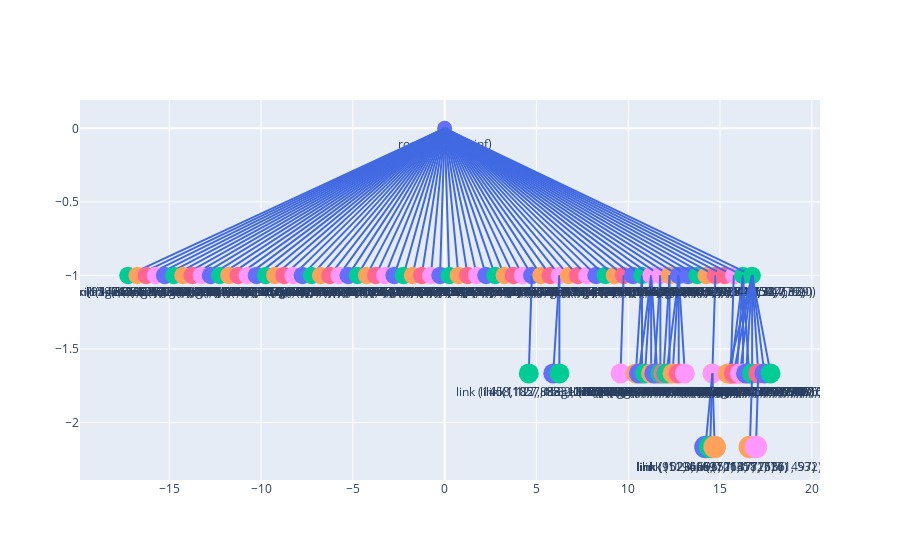

Notebook cell for this chart:
### Code cell
def add_node_trace(go_fig, parent, x=0, y=0, level=1):
    go_fig.add_trace(go.Scatter(x=[x], y=[y],
                                text=[str(parent)],
                                mode='markers+text',
                                textposition="bottom center",
                                marker=dict(size=10 + level * 5)))
    i = 0
    n = len(parent.children)
    for child in parent.children:
        child_x = x + (i - n/2) * (0.5/level)
        child_y = y - 1 / level
        go_fig.add_trace(go.Scatter(x=[x, child_x], y=[y, child_y], mode='lines',
                                    line=dict(color='royalblue', width=2)))
        add_node_trace(go_fig, child, x=child_x, y=child_y, level=level+0.5)
        i += 1

fig = go.Figure()
add_node_trace(fig, root)
fig.update_layout(showlegend=False)
fig.show()

### Figure 1 — Plotly figure (JSON) as saved in the notebook; plotly's stock layout.template omitted (floating-point values rounded to 4 significant figures)
{"data": [{"marker": {"size": 15}, "mode": "markers+text", "text": ["root (0, 0, inf, inf)"], "textposition": "bottom center", "type": "scatter", "x": [0], "y": [0]}, {"line": {"color": "royalblue", "width": 2}, "mode": "lines", "type": "scatter", "x": [0, -17.25], "y": [0, -1]}, {"marker": {"size": 17.5}, "mode": "markers+text", "text": ["link (91, 760, 127, 778)"], "textposition": "bottom center", "type": "scatter", "x": [-17.25], "y": [-1]}, {"line": {"color": "royalblue", "width": 2}, "mode": "lines", "type": "scatter", "x": [0, -16.75], "y": [0, -1]}, {"marker": {"size": 17.5}, "mode": "markers+text", "text": ["link (1596, 242, 1627, 265)"], "textposition": "bottom center", "type": "scatter", "x": [-16.75], "y": [-1]}, {"line": {"color": "royalblue", "width": 2}, "mode": "lines", "type": "scatter", "x": [0, -16.25], "y": [0, -1]}, {"marker": {"size": 17.5}, "mode": "markers+text", "text": ["link (1466, 882, 1504, 901)"], "textposition": "bottom center", "type": "scatter", "x": [-16.25], "y": [-1]}, {"line": {"color": "royalblue", "width": 2}, "mode": "lines", "type": "scatter", "x": [0, -15.75], "y": [0, -1]}, {"marker": {"size": 17.5}, "mode": "markers+text", "text": ["link (805, 690, 847, 708)"], "textposition": "bottom center", "type": "scatter", "x": [-15.75], "y": [-1]}, {"line": {"color": "royalblue", "width": 2}, "mode": "lines", "type": "scatter", "x": [0, -15.25], "y": [0, -1]}, {"marker": {"size": 17.5}, "mode": "markers+text", "text": ["image (1597, 334, 1628, 361)"], "textposition": "bottom center", "type": "scatter", "x": [-15.25], "y": [-1]}, {"line": {"color": "royalblue", "width": 2}, "mode": "lines", "type": "scatter", "x": [0, -14.75], "y": [0, -1]}, {"marker": {"size": 17.5}, "mode": "markers+text", "text": ["link (178, 133, 209, 163)"], "textposition": "bottom center", "type": "scatter", "x": [-14.75], "y": [-1]}, {"line": {"color": "royalblue", "width": 2}, "mode": "lines", "type": "scatter", "x": [0, -14.25], "y": [0, -1]}, {"marker": {"size": 17.5}, "mode": "markers+text", "text": ["link (763, 795, 813, 814)"], "textposition": "bottom center", "type": "scatter", "x": [-14.25], "y": [-1]}, {"line": {"color": "royalblue", "width": 2}, "mode": "lines", "type": "scatter", "x": [0, -13.75], "y": [0, -1]}, {"marker": {"size": 17.5}, "mode": "markers+text", "text": ["link (933, 514, 981, 534)"], "textposition": "bottom center", "type": "scatter", "x": [-13.75], "y": [-1]}, {"line": {"color": "royalblue", "width": 2}, "mode": "lines", "type": "scatter", "x": [0, -13.25], "y": [0, -1]}, {"marker": {"size": 17.5}, "mode": "markers+text", "text": ["image (1593, 287, 1628, 320)"], "textposition": "bottom center", "type": "scatter", "x": [-13.25], "y": [-1]}, {"line": {"color": "royalblue", "width": 2}, "mode": "lines", "type": "scatter", "x": [0, -12.75], "y": [0, -1]}, {"marker": {"size": 17.5}, "mode": "markers+text", "text": ["link (1594, 429, 1645, 452)"], "textposition": "bottom center", "type": "scatter", "x": [-12.75], "y": [-1]}, {"line": {"color": "royalblue", "width": 2}, "mode": "lines", "type": "scatter", "x": [0, -12.25], "y": [0, -1]}, {"marker": {"size": 17.5}, "mode": "markers+text", "text": ["link (534, 796, 596, 815)"], "textposition": "bottom center", "type": "scatter", "x": [-12.25], "y": [-1]}, {"line": {"color": "royalblue", "width": 2}, "mode": "lines", "type": "scatter", "x": [0, -11.75], "y": [0, -1]}, {"marker": {"size": 17.5}, "mode": "markers+text", "text": ["image (1590, 374, 1627, 408)"], "textposition": "bottom center", "type": "scatter", "x": [-11.75], "y": [-1]}, {"line": {"color": "royalblue", "width": 2}, "mode": "lines", "type": "scatter", "x": [0, -11.25], "y": [0, -1]}, {"marker": {"size": 17.5}, "mode": "markers+text", "text": ["link (1734, 31, 1787, 55)"], "textposition": "bottom center", "type": "scatter", "x": [-11.25], "y": [-1]}, {"line": {"color": "royalblue", "width": 2}, "mode": "lines", "type": "scatter", "x": [0, -10.75], "y": [0, -1]}, {"marker": {"size": 17.5}, "mode": "markers+text", "text": ["link (647, 796, 722, 814)"], "textposition": "bottom center", "type": "scatter", "x": [-10.75], "y": [-1]}, {"line": {"color": "royalblue", "width": 2}, "mode": "lines", "type": "scatter", "x": [0, -10.25], "y": [0, -1]}, {"marker": {"size": 17.5}, "mode": "markers+text", "text": ["image (1588, 516, 1627, 552)"], "textposition": "bottom center", "type": "scatter", "x": [-10.25], "y": [-1]}, {"line": {"color": "royalblue", "width": 2}, "mode": "lines", "type": "scatter", "x": [0, -9.75], "y": [0, -1]}, {"marker": {"size": 17.5}, "mode": "markers+text", "text": ["link (448, 796, 524, 815)"], "textposition": "bottom center", "type": "scatter", "x": [-9.75], "y": [-1]}, {"line": {"color": "royalblue", "width": 2}, "mode": "lines", "type": "scatter", "x": [0, -9.25], "y": [0, -1]}, {"marker": {"size": 17.5}, "mode": "markers+text", "text": ["link (557, 759, 634, 778)"], "textposition": "bottom center", "type": "scatter", "x": [-9.25], "y": [-1]}, {"line": {"color": "royalblue", "width": 2}, "mode": "lines", "type": "scatter", "x": [0, -8.75], "y": [0, -1]}, {"marker": {"size": 17.5}, "mode": "markers+text", "text": ["link (336, 724, 418, 743)"], "textposition": "bottom center", "type": "scatter", "x": [-8.75], "y": [-1]}, {"line": {"color": "royalblue", "width": 2}, "mode": "lines", "type": "scatter", "x": [0, -8.25], "y": [0, -1]}, {"marker": {"size": 17.5}, "mode": "markers+text", "text": ["label (53, 23, 94, 61)"], "textposition": "bottom center", "type": "scatter", "x": [-8.25], "y": [-1]}, {"line": {"color": "royalblue", "width": 2}, "mode": "lines", "type": "scatter", "x": [0, -7.75], "y": [0, -1]}, {"marker": {"size": 17.5}, "mode": "markers+text", "text": ["link (1619, 290, 1679, 316)"], "textposition": "bottom center", "type": "scatter", "x": [-7.75], "y": [-1]}, {"line": {"color": "royalblue", "width": 2}, "mode": "lines", "type": "scatter", "x": [0, -7.25], "y": [0, -1]}, {"marker": {"size": 17.5}, "mode": "markers+text", "text": ["link (73, 829, 144, 851)"], "textposition": "bottom center", "type": "scatter", "x": [-7.25], "y": [-1]}, {"line": {"color": "royalblue", "width": 2}, "mode": "lines", "type": "scatter", "x": [0, -6.75], "y": [0, -1]}, {"marker": {"size": 17.5}, "mode": "markers+text", "text": ["link (1243, 513, 1316, 535)"], "textposition": "bottom center", "type": "scatter", "x": [-6.75], "y": [-1]}, {"line": {"color": "royalblue", "width": 2}, "mode": "lines", "type": "scatter", "x": [0, -6.25], "y": [0, -1]}, {"marker": {"size": 17.5}, "mode": "markers+text", "text": ["link (687, 759, 774, 778)"], "textposition": "bottom center", "type": "scatter", "x": [-6.25], "y": [-1]}, {"line": {"color": "royalblue", "width": 2}, "mode": "lines", "type": "scatter", "x": [0, -5.75], "y": [0, -1]}, {"marker": {"size": 17.5}, "mode": "markers+text", "text": ["image (1617, 521, 1676, 550)"], "textposition": "bottom center", "type": "scatter", "x": [-5.75], "y": [-1]}, {"line": {"color": "royalblue", "width": 2}, "mode": "lines", "type": "scatter", "x": [0, -5.25], "y": [0, -1]}, {"marker": {"size": 17.5}, "mode": "markers+text", "text": ["link (680, 654, 766, 674)"], "textposition": "bottom center", "type": "scatter", "x": [-5.25], "y": [-1]}, {"line": {"color": "royalblue", "width": 2}, "mode": "lines", "type": "scatter", "x": [0, -4.75], "y": [0, -1]}, {"marker": {"size": 17.5}, "mode": "markers+text", "text": ["link (1027, 442, 1109, 463)"], "textposition": "bottom center", "type": "scatter", "x": [-4.75], "y": [-1]}, {"line": {"color": "royalblue", "width": 2}, "mode": "lines", "type": "scatter", "x": [0, -4.25], "y": [0, -1]}, {"marker": {"size": 17.5}, "mode": "markers+text", "text": ["link (204, 796, 301, 814)"], "textposition": "bottom center", "type": "scatter", "x": [-4.25], "y": [-1]}, {"line": {"color": "royalblue", "width": 2}, "mode": "lines", "type": "scatter", "x": [0, -3.75], "y": [0, -1]}, {"marker": {"size": 17.5}, "mode": "markers+text", "text": ["link (112, 128, 157, 168)"], "textposition": "bottom center", "type": "scatter", "x": [-3.75], "y": [-1]}, {"line": {"color": "royalblue", "width": 2}, "mode": "lines", "type": "scatter", "x": [0, -3.25], "y": [0, -1]}, {"marker": {"size": 17.5}, "mode": "markers+text", "text": ["link (290, 864, 391, 883)"], "textposition": "bottom center", "type": "scatter", "x": [-3.25], "y": [-1]}, {"line": {"color": "royalblue", "width": 2}, "mode": "lines", "type": "scatter", "x": [0, -2.75], "y": [0, -1]}, {"marker": {"size": 17.5}, "mode": "markers+text", "text": ["label (1796, 21, 1842, 63)"], "textposition": "bottom center", "type": "scatter", "x": [-2.75], "y": [-1]}, {"line": {"color": "royalblue", "width": 2}, "mode": "lines", "type": "scatter", "x": [0, -2.25], "y": [0, -1]}, {"marker": {"size": 17.5}, "mode": "markers+text", "text": ["link (177, 864, 280, 884)"], "textposition": "bottom center", "type": "scatter", "x": [-2.25], "y": [-1]}, {"line": {"color": "royalblue", "width": 2}, "mode": "lines", "type": "scatter", "x": [0, -1.75], "y": [0, -1]}, {"marker": {"size": 17.5}, "mode": "markers+text", "text": ["link (567, 898, 729, 911)"], "textposition": "bottom center", "type": "scatter", "x": [-1.75], "y": [-1]}, {"line": {"color": "royalblue", "width": 2}, "mode": "lines", "type": "scatter", "x": [0, -1.25], "y": [0, -1]}, {"marker": {"size": 17.5}, "mode": "markers+text", "text": ["link (1146, 126, 1194, 170)"], "textposition": "bottom center", "type": "scatter", "x": [-1.25], "y": [-1]}, {"line": {"color": "royalblue", "width": 2}, "mode": "lines", "type": "scatter", "x": [0, -0.75], "y": [0, -1]}, {"marker": {"size": 17.5}, "mode": "markers+text", "text": ["link (73, 862, 162, 886)"], "textposition": "bottom center", "type": "scatter", "x": [-0.75], "y": [-1]}, {"line": {"color": "royalblue", "width": 2}, "mode": "lines", "type": "scatter", "x": [0, -0.25], "y": [0, -1]}, {"marker": {"size": 17.5}, "mode": "markers+text", "text": ["link (1012, 549, 1125, 568)"], "textposition": "bottom center", "type": "scatter", "x": [-0.25], "y": [-1]}, {"line": {"color": "royalblue", "width": 2}, "mode": "lines", "type": "scatter", "x": [0, 0.25], "y": [0, -1]}, {"marker": {"size": 17.5}, "mode": "markers+text", "text": ["link (1131, 588, 1247, 607)"], "textposition": "bottom center", "type": "scatter", "x": [0.25], "y": [-1]}, {"line": {"color": "royalblue", "width": 2}, "mode": "lines", "type": "scatter", "x": [0, 0.75], "y": [0, -1]}, {"marker": {"size": 17.5}, "mode": "markers+text", "text": ["link (73, 722, 182, 744)"], "textposition": "bottom center", "type": "scatter", "x": [0.75], "y": [-1]}, {"line": {"color": "royalblue", "width": 2}, "mode": "lines", "type": "scatter", "x": [0, 1.25], "y": [0, -1]}, {"marker": {"size": 17.5}, "mode": "markers+text", "text": ["link (927, 588, 1063, 607)"], "textposition": "bottom center", "type": "scatter", "x": [1.25], "y": [-1]}, {"line": {"color": "royalblue", "width": 2}, "mode": "lines", "type": "scatter", "x": [0, 1.75], "y": [0, -1]}, {"marker": {"size": 17.5}, "mode": "markers+text", "text": ["link (1592, 33, 1726, 53)"], "textposition": "bottom center", "type": "scatter", "x": [1.75], "y": [-1]}, {"line": {"color": "royalblue", "width": 2}, "mode": "lines", "type": "scatter", "x": [0, 2.25], "y": [0, -1]}, {"marker": {"size": 17.5}, "mode": "markers+text", "text": ["link (927, 657, 1074, 676)"], "textposition": "bottom center", "type": "scatter", "x": [2.25], "y": [-1]}, {"line": {"color": "royalblue", "width": 2}, "mode": "lines", "type": "scatter", "x": [0, 2.75], "y": [0, -1]}, {"marker": {"size": 17.5}, "mode": "markers+text", "text": ["link (890, 882, 1041, 901)"], "textposition": "bottom center", "type": "scatter", "x": [2.75], "y": [-1]}, {"line": {"color": "royalblue", "width": 2}, "mode": "lines", "type": "scatter", "x": [0, 3.25], "y": [0, -1]}, {"marker": {"size": 17.5}, "mode": "markers+text", "text": ["link (71, 793, 192, 817)"], "textposition": "bottom center", "type": "scatter", "x": [3.25], "y": [-1]}, {"line": {"color": "royalblue", "width": 2}, "mode": "lines", "type": "scatter", "x": [0, 3.75], "y": [0, -1]}, {"marker": {"size": 17.5}, "mode": "markers+text", "text": ["link (1291, 882, 1446, 901)"], "textposition": "bottom center", "type": "scatter", "x": [3.75], "y": [-1]}, {"line": {"color": "royalblue", "width": 2}, "mode": "lines", "type": "scatter", "x": [0, 4.25], "y": [0, -1]}, {"marker": {"size": 17.5}, "mode": "markers+text", "text": ["link (1181, 440, 1299, 465)"], "textposition": "bottom center", "type": "scatter", "x": [4.25], "y": [-1]}, {"line": {"color": "royalblue", "width": 2}, "mode": "lines", "type": "scatter", "x": [0, 4.75], "y": [0, -1]}, {"marker": {"size": 17.5}, "mode": "markers+text", "text": ["label (1458, 127, 1535, 167)"], "textposition": "bottom center", "type": "scatter", "x": [4.75], "y": [-1]}, {"line": {"color": "royalblue", "width": 2}, "mode": "lines", "type": "scatter", "x": [4.75, 4.583], "y": [-1, -1.667]}, {"marker": {"size": 20}, "mode": "markers+text", "text": ["link (1458, 127, 1532, 167)"], "textposition": "bottom center", "type": "scatter", "x": [4.583], "y": [-1.667]}, {"line": {"color": "royalblue", "width": 2}, "mode": "lines", "type": "scatter", "x": [0, 5.25], "y": [0, -1]}, {"marker": {"size": 17.5}, "mode": "markers+text", "text": ["button (1016, 27, 1105, 63)"], "textposition": "bottom center", "type": "scatter", "x": [5.25], "y": [-1]}, {"line": {"color": "royalblue", "width": 2}, "mode": "lines", "type": "scatter", "x": [0, 5.75], "y": [0, -1]}, {"marker": {"size": 17.5}, "mode": "markers+text", "text": ["link (318, 688, 479, 709)"], "textposition": "bottom center", "type": "scatter", "x": [5.75], "y": [-1]}, {"line": {"color": "royalblue", "width": 2}, "mode": "lines", "type": "scatter", "x": [0, 6.25], "y": [0, -1]}, {"marker": {"size": 17.5}, "mode": "markers+text", "text": ["link (1056, 883, 1274, 900)"], "textposition": "bottom center", "type": "scatter", "x": [6.25], "y": [-1]}, {"line": {"color": "royalblue", "width": 2}, "mode": "lines", "type": "scatter", "x": [6.25, 5.917], "y": [-1, -1.667]}, {"marker": {"size": 20}, "mode": "markers+text", "text": ["link (1182, 883, 1272, 900)"], "textposition": "bottom center", "type": "scatter", "x": [5.917], "y": [-1.667]}, {"line": {"color": "royalblue", "width": 2}, "mode": "lines", "type": "scatter", "x": [6.25, 6.25], "y": [-1, -1.667]}, {"marker": {"size": 20}, "mode": "markers+text", "text": ["link (1057, 883, 1185, 900)"], "textposition": "bottom center", "type": "scatter", "x": [6.25], "y": [-1.667]}, {"line": {"color": "royalblue", "width": 2}, "mode": "lines", "type": "scatter", "x": [0, 6.75], "y": [0, -1]}, {"marker": {"size": 17.5}, "mode": "markers+text", "text": ["link (567, 688, 748, 709)"], "textposition": "bottom center", "type": "scatter", "x": [6.75], "y": [-1]}, {"line": {"color": "royalblue", "width": 2}, "mode": "lines", "type": "scatter", "x": [0, 7.25], "y": [0, -1]}, {"marker": {"size": 17.5}, "mode": "markers+text", "text": ["link (1336, 127, 1438, 166)"], "textposition": "bottom center", "type": "scatter", "x": [7.25], "y": [-1]}, {"line": {"color": "royalblue", "width": 2}, "mode": "lines", "type": "scatter", "x": [0, 7.75], "y": [0, -1]}, {"marker": {"size": 17.5}, "mode": "markers+text", "text": ["link (1214, 127, 1318, 166)"], "textposition": "bottom center", "type": "scatter", "x": [7.75], "y": [-1]}, {"line": {"color": "royalblue", "width": 2}, "mode": "lines", "type": "scatter", "x": [0, 8.25], "y": [0, -1]}, {"marker": {"size": 17.5}, "mode": "markers+text", "text": ["image (114, 11, 183, 77)"], "textposition": "bottom center", "type": "scatter", "x": [8.25], "y": [-1]}, {"line": {"color": "royalblue", "width": 2}, "mode": "lines", "type": "scatter", "x": [0, 8.75], "y": [0, -1]}, {"marker": {"size": 17.5}, "mode": "markers+text", "text": ["link (821, 218, 976, 254)"], "textposition": "bottom center", "type": "scatter", "x": [8.75], "y": [-1]}, {"line": {"color": "royalblue", "width": 2}, "mode": "lines", "type": "scatter", "x": [0, 9.25], "y": [0, -1]}, {"marker": {"size": 17.5}, "mode": "markers+text", "text": ["link (365, 439, 711, 464)"], "textposition": "bottom center", "type": "scatter", "x": [9.25], "y": [-1]}, {"line": {"color": "royalblue", "width": 2}, "mode": "lines", "type": "scatter", "x": [0, 9.75], "y": [0, -1]}, {"marker": {"size": 17.5}, "mode": "markers+text", "text": ["link (1588, 472, 1850, 509)"], "textposition": "bottom center", "type": "scatter", "x": [9.75], "y": [-1]}, {"line": {"color": "royalblue", "width": 2}, "mode": "lines", "type": "scatter", "x": [9.75, 9.583], "y": [-1, -1.667]}, {"marker": {"size": 20}, "mode": "markers+text", "text": ["image (1593, 475, 1626, 506)"], "textposition": "bottom center", "type": "scatter", "x": [9.583], "y": [-1.667]}, {"line": {"color": "royalblue", "width": 2}, "mode": "lines", "type": "scatter", "x": [0, 10.25], "y": [0, -1]}, {"marker": {"size": 17.5}, "mode": "markers+text", "text": ["image (82, 379, 440, 415)"], "textposition": "bottom center", "type": "scatter", "x": [10.25], "y": [-1]}, {"line": {"color": "royalblue", "width": 2}, "mode": "lines", "type": "scatter", "x": [0, 10.75], "y": [0, -1]}, {"marker": {"size": 17.5}, "mode": "markers+text", "text": ["text (234, 615, 852, 642)"], "textposition": "bottom center", "type": "scatter", "x": [10.75], "y": [-1]}, {"line": {"color": "royalblue", "width": 2}, "mode": "lines", "type": "scatter", "x": [10.75, 10.42], "y": [-1, -1.667]}, {"marker": {"size": 20}, "mode": "markers+text", "text": ["link (317, 618, 373, 638)"], "textposition": "bottom center", "type": "scatter", "x": [10.42], "y": [-1.667]}, {"line": {"color": "royalblue", "width": 2}, "mode": "lines", "type": "scatter", "x": [10.75, 10.75], "y": [-1, -1.667]}, {"marker": {"size": 20}, "mode": "markers+text", "text": ["link (461, 618, 587, 637)"], "textposition": "bottom center", "type": "scatter", "x": [10.75], "y": [-1.667]}, {"line": {"color": "royalblue", "width": 2}, "mode": "lines", "type": "scatter", "x": [0, 11.25], "y": [0, -1]}, {"marker": {"size": 17.5}, "mode": "markers+text", "text": ["text (883, 842, 1539, 869)"], "textposition": "bottom center", "type": "scatter", "x": [11.25], "y": [-1]}, {"line": {"color": "royalblue", "width": 2}, "mode": "lines", "type": "scatter", "x": [11.25, 10.58], "y": [-1, -1.667]}, {"marker": {"size": 20}, "mode": "markers+text", "text": ["link (891, 847, 969, 865)"], "textposition": "bottom center", "type": "scatter", "x": [10.58], "y": [-1.667]}, {"line": {"color": "royalblue", "width": 2}, "mode": "lines", "type": "scatter", "x": [11.25, 10.92], "y": [-1, -1.667]}, {"marker": {"size": 20}, "mode": "markers+text", "text": ["link (983, 846, 1057, 865)"], "textposition": "bottom center", "type": "scatter", "x": [10.92], "y": [-1.667]}, {"line": {"color": "royalblue", "width": 2}, "mode": "lines", "type": "scatter", "x": [11.25, 11.25], "y": [-1, -1.667]}, {"marker": {"size": 20}, "mode": "markers+text", "text": ["link (1282, 847, 1359, 866)"], "textposition": "bottom center", "type": "scatter", "x": [11.25], "y": [-1.667]}, {"line": {"color": "royalblue", "width": 2}, "mode": "lines", "type": "scatter", "x": [11.25, 11.58], "y": [-1, -1.667]}, {"marker": {"size": 20}, "mode": "markers+text", "text": ["link (1083, 847, 1267, 865)"], "textposition": "bottom center", "type": "scatter", "x": [11.58], "y": [-1.667]}, {"line": {"color": "royalblue", "width": 2}, "mode": "lines", "type": "scatter", "x": [0, 11.75], "y": [0, -1]}, {"marker": {"size": 17.5}, "mode": "markers+text", "text": ["text (903, 757, 1533, 789)"], "textposition": "bottom center", "type": "scatter", "x": [11.75], "y": [-1]}, {"line": {"color": "royalblue", "width": 2}, "mode": "lines", "type": "scatter", "x": [11.75, 11.42], "y": [-1, -1.667]}, {"marker": {"size": 20}, "mode": "markers+text", "text": ["link (927, 765, 997, 784)"], "textposition": "bottom center", "type": "scatter", "x": [11.42], "y": [-1.667]}, {"line": {"color": "royalblue", "width": 2}, "mode": "lines", "type": "scatter", "x": [11.75, 11.75], "y": [-1, -1.667]}, {"marker": {"size": 20}, "mode": "markers+text", "text": ["link (1077, 765, 1252, 785)"], "textposition": "bottom center", "type": "scatter", "x": [11.75], "y": [-1.667]}, {"line": {"color": "royalblue", "width": 2}, "mode": "lines", "type": "scatter", "x": [0, 12.25], "y": [0, -1]}, {"marker": {"size": 17.5}, "mode": "markers+text", "text": ["link (116, 10, 417, 77)"], "textposition": "bottom center", "type": "scatter", "x": [12.25], "y": [-1]}, {"line": {"color": "royalblue", "width": 2}, "mode": "lines", "type": "scatter", "x": [12.25, 11.92], "y": [-1, -1.667]}, {"marker": {"size": 20}, "mode": "markers+text", "text": ["image (200, 50, 364, 67)"], "textposition": "bottom center", "type": "scatter", "x": [11.92], "y": [-1.667]}, {"line": {"color": "royalblue", "width": 2}, "mode": "lines", "type": "scatter", "x": [12.25, 12.25], "y": [-1, -1.667]}, {"marker": {"size": 20}, "mode": "markers+text", "text": ["image (199, 21, 364, 44)"], "textposition": "bottom center", "type": "scatter", "x": [12.25], "y": [-1.667]}, {"line": {"color": "royalblue", "width": 2}, "mode": "lines", "type": "scatter", "x": [0, 12.75], "y": [0, -1]}, {"marker": {"size": 17.5}, "mode": "markers+text", "text": ["text (856, 804, 1531, 838)"], "textposition": "bottom center", "type": "scatter", "x": [12.75], "y": [-1]}, {"line": {"color": "royalblue", "width": 2}, "mode": "lines", "type": "scatter", "x": [12.75, 12.08], "y": [-1, -1.667]}, {"marker": {"size": 20}, "mode": "markers+text", "text": ["link (1187, 811, 1260, 833)"], "textposition": "bottom center", "type": "scatter", "x": [12.08], "y": [-1.667]}, {"line": {"color": "royalblue", "width": 2}, "mode": "lines", "type": "scatter", "x": [12.75, 12.42], "y": [-1, -1.667]}, {"marker": {"size": 20}, "mode": "markers+text", "text": ["link (890, 810, 983, 835)"], "textposition": "bottom center", "type": "scatter", "x": [12.42], "y": [-1.667]}, {"line": {"color": "royalblue", "width": 2}, "mode": "lines", "type": "scatter", "x": [12.75, 12.75], "y": [-1, -1.667]}, {"marker": {"size": 20}, "mode": "markers+text", "text": ["link (996, 811, 1171, 834)"], "textposition": "bottom center", "type": "scatter", "x": [12.75], "y": [-1.667]}, {"line": {"color": "royalblue", "width": 2}, "mode": "lines", "type": "scatter", "x": [12.75, 13.08], "y": [-1, -1.667]}, {"marker": {"size": 20}, "mode": "markers+text", "text": ["link (1289, 809, 1480, 834)"], "textposition": "bottom center", "type": "scatter", "x": [13.08], "y": [-1.667]}, {"line": {"color": "royalblue", "width": 2}, "mode": "lines", "type": "scatter", "x": [0, 13.25], "y": [0, -1]}, {"marker": {"size": 17.5}, "mode": "markers+text", "text": ["text (885, 829, 1523, 870)"], "textposition": "bottom center", "type": "scatter", "x": [13.25], "y": [-1]}, {"line": {"color": "royalblue", "width": 2}, "mode": "lines", "type": "scatter", "x": [0, 13.75], "y": [0, -1]}, {"marker": {"size": 17.5}, "mode": "markers+text", "text": ["text (75, 380, 856, 416)"], "textposition": "bottom center", "type": "scatter", "x": [13.75], "y": [-1]}, {"line": {"color": "royalblue", "width": 2}, "mode": "lines", "type": "scatter", "x": [0, 14.25], "y": [0, -1]}, {"marker": {"size": 17.5}, "mode": "markers+text", "text": ["text (886, 805, 1515, 854)"], "textposition": "bottom center", "type": "scatter", "x": [14.25], "y": [-1]}, {"line": {"color": "royalblue", "width": 2}, "mode": "lines", "type": "scatter", "x": [0, 14.75], "y": [0, -1]}, {"marker": {"size": 17.5}, "mode": "markers+text", "text": ["text (903, 691, 1548, 744)"], "textposition": "bottom center", "type": "scatter", "x": [14.75], "y": [-1]}, {"line": {"color": "royalblue", "width": 2}, "mode": "lines", "type": "scatter", "x": [14.75, 14.58], "y": [-1, -1.667]}, {"marker": {"size": 20}, "mode": "markers+text", "text": ["text (907, 692, 1536, 721)"], "textposition": "bottom center", "type": "scatter", "x": [14.58], "y": [-1.667]}, {"line": {"color": "royalblue", "width": 2}, "mode": "lines", "type": "scatter", "x": [14.58, 14.21], "y": [-1.667, -2.167]}, {"marker": {"size": 22.5}, "mode": "markers+text", "text": ["link (952, 696, 1010, 716)"], "textposition": "bottom center", "type": "scatter", "x": [14.21], "y": [-2.167]}, {"line": {"color": "royalblue", "width": 2}, "mode": "lines", "type": "scatter", "x": [14.58, 14.46], "y": [-1.667, -2.167]}, {"marker": {"size": 22.5}, "mode": "markers+text", "text": ["link (1023, 696, 1137, 716)"], "textposition": "bottom center", "type": "scatter", "x": [14.46], "y": [-2.167]}, {"line": {"color": "royalblue", "width": 2}, "mode": "lines", "type": "scatter", "x": [14.58, 14.71], "y": [-1.667, -2.167]}, {"marker": {"size": 22.5}, "mode": "markers+text", "text": ["link (1194, 697, 1318, 716)"], "textposition": "bottom center", "type": "scatter", "x": [14.71], "y": [-2.167]}, {"line": {"color": "royalblue", "width": 2}, "mode": "lines", "type": "scatter", "x": [0, 15.25], "y": [0, -1]}, {"marker": {"size": 17.5}, "mode": "markers+text", "text": ["image (1366, 438, 1532, 665)"], "textposition": "bottom center", "type": "scatter", "x": [15.25], "y": [-1]}, {"line": {"color": "royalblue", "width": 2}, "mode": "lines", "type": "scatter", "x": [0, 15.75], "y": [0, -1]}, {"marker": {"size": 17.5}, "mode": "markers+text", "text": ["text (908, 691, 1550, 779)"], "textposition": "bottom center", "type": "scatter", "x": [15.75], "y": [-1]}, {"line": {"color": "royalblue", "width": 2}, "mode": "lines", "type": "scatter", "x": [15.75, 15.58], "y": [-1, -1.667]}, {"marker": {"size": 20}, "mode": "markers+text", "text": ["link (1045, 730, 1188, 751)"], "textposition": "bottom center", "type": "scatter", "x": [15.58], "y": [-1.667]}, {"line": {"color": "royalblue", "width": 2}, "mode": "lines", "type": "scatter", "x": [0, 16.25], "y": [0, -1]}, {"marker": {"size": 17.5}, "mode": "markers+text", "text": ["text (108, 270, 1537, 329)"], "textposition": "bottom center", "type": "scatter", "x": [16.25], "y": [-1]}, {"line": {"color": "royalblue", "width": 2}, "mode": "lines", "type": "scatter", "x": [16.25, 15.58], "y": [-1, -1.667]}, {"marker": {"size": 20}, "mode": "markers+text", "text": ["link (863, 307, 923, 326)"], "textposition": "bottom center", "type": "scatter", "x": [15.58], "y": [-1.667]}, {"line": {"color": "royalblue", "width": 2}, "mode": "lines", "type": "scatter", "x": [16.25, 15.92], "y": [-1, -1.667]}, {"marker": {"size": 20}, "mode": "markers+text", "text": ["link (687, 307, 771, 325)"], "textposition": "bottom center", "type": "scatter", "x": [15.92], "y": [-1.667]}, {"line": {"color": "royalblue", "width": 2}, "mode": "lines", "type": "scatter", "x": [16.25, 16.25], "y": [-1, -1.667]}, {"marker": {"size": 20}, "mode": "markers+text", "text": ["link (852, 275, 999, 298)"], "textposition": "bottom center", "type": "scatter", "x": [16.25], "y": [-1.667]}, {"line": {"color": "royalblue", "width": 2}, "mode": "lines", "type": "scatter", "x": [16.25, 16.58], "y": [-1, -1.667]}, {"marker": {"size": 20}, "mode": "markers+text", "text": ["link (639, 276, 804, 297)"], "textposition": "bottom center", "type": "scatter", "x": [16.58], "y": [-1.667]}, {"line": {"color": "royalblue", "width": 2}, "mode": "lines", "type": "scatter", "x": [0, 16.75], "y": [0, -1]}, {"marker": {"size": 17.5}, "mode": "markers+text", "text": ["text (72, 443, 847, 620)"], "textposition": "bottom center", "type": "scatter", "x": [16.75], "y": [-1]}, {"line": {"color": "royalblue", "width": 2}, "mode": "lines", "type": "scatter", "x": [16.75, 15.42], "y": [-1, -1.667]}, {"marker": {"size": 20}, "mode": "markers+text", "text": ["link (762, 478, 828, 497)"], "textposition": "bottom center", "type": "scatter", "x": [15.42], "y": [-1.667]}, {"line": {"color": "royalblue", "width": 2}, "mode": "lines", "type": "scatter", "x": [16.75, 15.75], "y": [-1, -1.667]}, {"marker": {"size": 20}, "mode": "markers+text", "text": ["link (645, 548, 802, 567)"], "textposition": "bottom center", "type": "scatter", "x": [15.75], "y": [-1.667]}, {"line": {"color": "royalblue", "width": 2}, "mode": "lines", "type": "scatter", "x": [16.75, 16.08], "y": [-1, -1.667]}, {"marker": {"size": 20}, "mode": "markers+text", "text": ["link (314, 582, 543, 603)"], "textposition": "bottom center", "type": "scatter", "x": [16.08], "y": [-1.667]}, {"line": {"color": "royalblue", "width": 2}, "mode": "lines", "type": "scatter", "x": [16.75, 16.42], "y": [-1, -1.667]}, {"marker": {"size": 20}, "mode": "markers+text", "text": ["link (317, 546, 547, 568)"], "textposition": "bottom center", "type": "scatter", "x": [16.42], "y": [-1.667]}, {"line": {"color": "royalblue", "width": 2}, "mode": "lines", "type": "scatter", "x": [16.75, 16.75], "y": [-1, -1.667]}, {"marker": {"size": 20}, "mode": "markers+text", "text": ["link (354, 477, 639, 497)"], "textposition": "bottom center", "type": "scatter", "x": [16.75], "y": [-1.667]}, {"line": {"color": "royalblue", "width": 2}, "mode": "lines", "type": "scatter", "x": [16.75, 16.62], "y": [-1.667, -2.167]}, {"marker": {"size": 22.5}, "mode": "markers+text", "text": ["link (357, 477, 536, 497)"], "textposition": "bottom center", "type": "scatter", "x": [16.62], "y": [-2.167]}, {"line": {"color": "royalblue", "width": 2}, "mode": "lines", "type": "scatter", "x": [16.75, 17.08], "y": [-1, -1.667]}, {"marker": {"size": 20}, "mode": "markers+text", "text": ["text (72, 508, 840, 536)"], "textposition": "bottom center", "type": "scatter", "x": [17.08], "y": [-1.667]}, {"line": {"color": "royalblue", "width": 2}, "mode": "lines", "type": "scatter", "x": [17.08, 16.96], "y": [-1.667, -2.167]}, {"marker": {"size": 22.5}, "mode": "markers+text", "text": ["link (726, 512, 771, 532)"], "textposition": "bottom center", "type": "scatter", "x": [16.96], "y": [-2.167]}, {"line": {"color": "royalblue", "width": 2}, "mode": "lines", "type": "scatter", "x": [16.75, 17.42], "y": [-1, -1.667]}, {"marker": {"size": 20}, "mode": "markers+text", "text": ["link (72, 453, 299, 615)"], "textposition": "bottom center", "type": "scatter", "x": [17.42], "y": [-1.667]}, {"line": {"color": "royalblue", "width": 2}, "mode": "lines", "type": "scatter", "x": [16.75, 17.75], "y": [-1, -1.667]}, {"marker": {"size": 20}, "mode": "markers+text", "text": ["image (72, 452, 298, 615)"], "textposition": "bottom center", "type": "scatter", "x": [17.75], "y": [-1.667]}], "layout": {"showlegend": false}}
